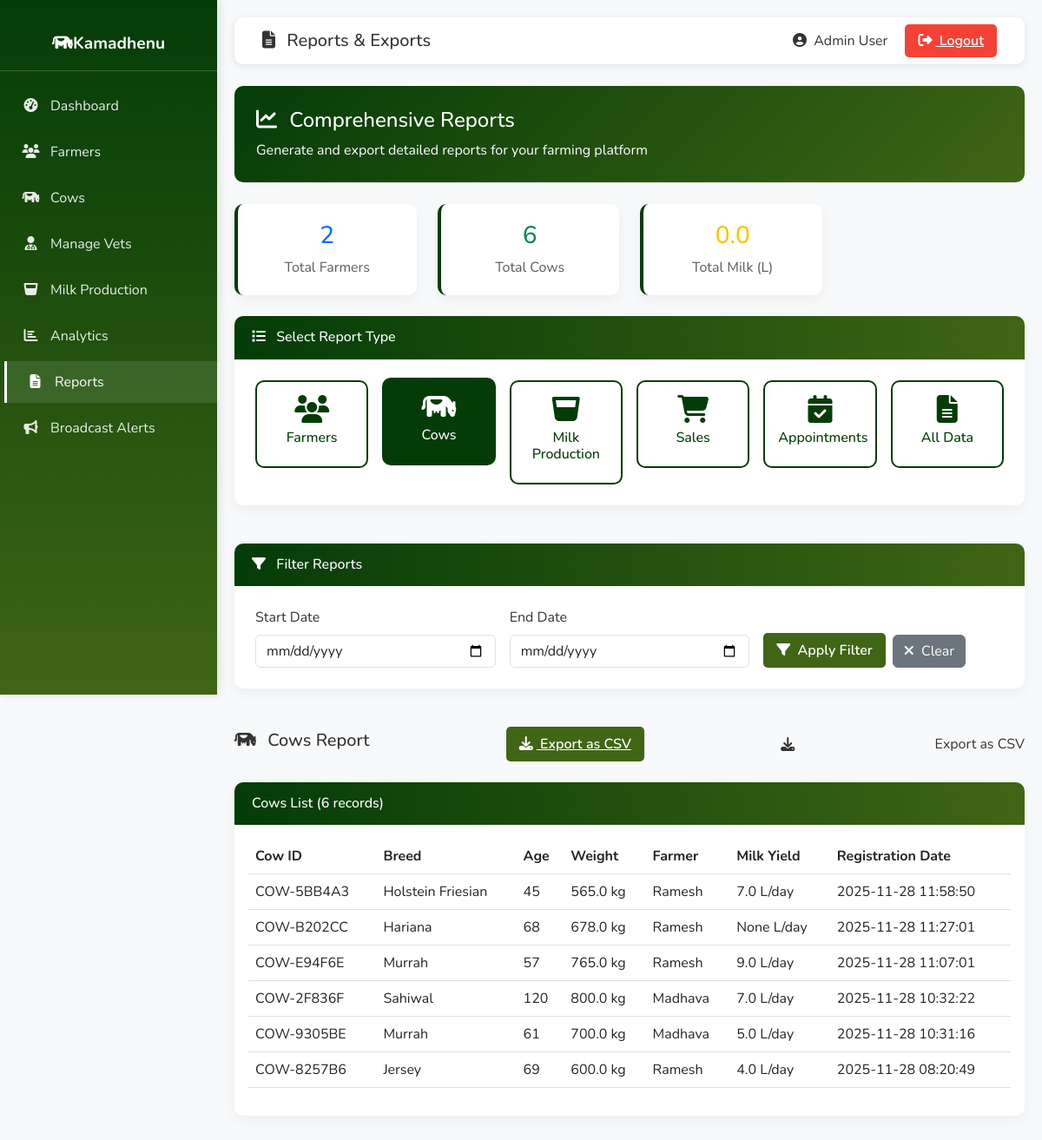
The app's page /admin/reports?type=cows (signed in), older data.
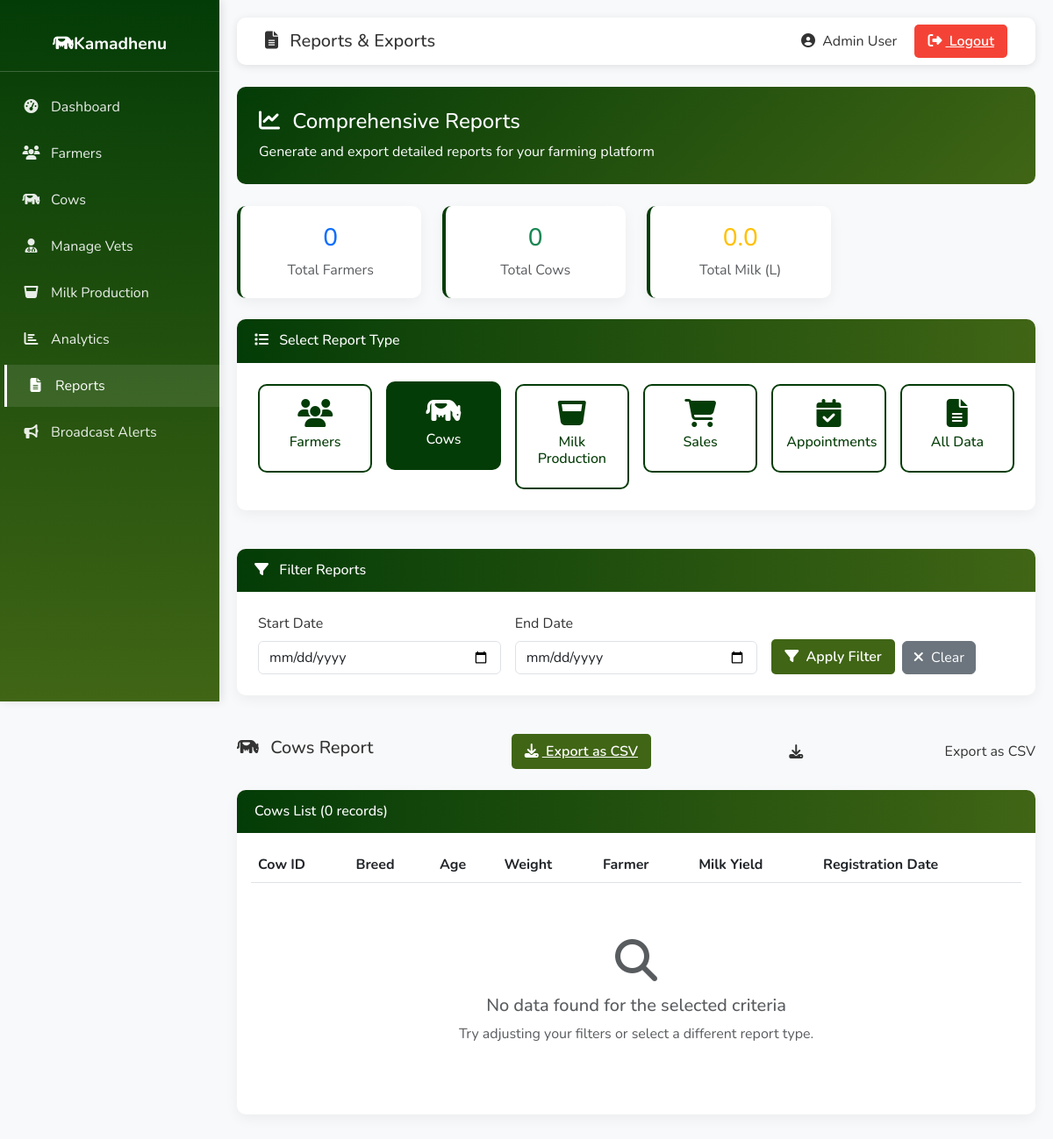
The same page, newer data.
### tables this page shows
CREATE TABLE cows (
            cow_id TEXT PRIMARY KEY,
            farmer_id INTEGER,
            cattle_type TEXT NOT NULL,
            breed TEXT,
            date_of_birth DATE,  -- NEW: Date of birth
            age INTEGER,
            weight REAL,
            color TEXT,
            health_records TEXT,
            vaccination_history TEXT,
            milk_yield REAL,
            special_notes TEXT,
            photo TEXT,
            muzzle_id TEXT,
            muzzle_photo TEXT,
            father_id TEXT,
            mother_id TEXT,
            insurance_by TEXT,  -- NEW: Insurance company name
            insurance_policy_number TEXT,  -- NEW: Policy number
            insurance_valid_upto DATE,  -- NEW: Insurance expiry date
            created_at TIMESTAMP DEFAULT CURRENT_TIMESTAMP,
            FOREIGN KEY (farmer_id) REFERENCES farmers(farmer_id),
            FOREIGN KEY (father_id) REFERENCES cows(cow_id),
            FOREIGN KEY (mother_id) REFERENCES cows(cow_id)
        );

CREATE TABLE farmers (
            farmer_id INTEGER PRIMARY KEY AUTOINCREMENT,
            name TEXT NOT NULL,
            email TEXT UNIQUE NOT NULL,
            phone TEXT UNIQUE NOT NULL,
            state TEXT NOT NULL,
            city TEXT NOT NULL,
            address TEXT,
            password TEXT NOT NULL,
            photo TEXT, 
            created_at TIMESTAMP DEFAULT CURRENT_TIMESTAMP
        );

### app.py (the view, shortened to what this page needs)
@app.route("/admin/reports")
def admin_reports():
    if "admin" not in session:
        return redirect(url_for("admin_login"))
    conn = get_db()
    cursor = conn.cursor()
    report_type = request.args.get('type', 'farmers')
    start_date = request.args.get('start_date', '')
    end_date = request.args.get('end_date', '')
    reports_data = {}
    if report_type == 'farmers':
        query = "SELECT * FROM farmers WHERE 1=1"
        params = []
        if start_date:
            query += " AND DATE(created_at) >= ?"
            params.append(start_date)
        if end_date:
            query += " AND DATE(created_at) <= ?"
            params.append(end_date)
        query += " ORDER BY created_at DESC"
        cursor.execute(query, params)
        reports_data['farmers'] = cursor.fetchall()
    elif report_type == 'cows':
        query = """
            SELECT c.*, f.name as farmer_name, f.phone as farmer_phone
            FROM cows c
            LEFT JOIN farmers f ON c.farmer_id = f.farmer_id
            WHERE 1=1
        """
        params = []
        if start_date:
            query += " AND DATE(c.created_at) >= ?"
            params.append(start_date)
        if end_date:
            query += " AND DATE(c.created_at) <= ?"
            params.append(end_date)
        query += " ORDER BY c.created_at DESC"
        cursor.execute(query, params)
        reports_data['cows'] = cursor.fetchall()
    cursor.execute("SELECT COUNT(*) as total_farmers FROM farmers")
    total_farmers = cursor.fetchone()["total_farmers"]
    cursor.execute("SELECT COUNT(*) as total_cows FROM cows")
    total_cows = cursor.fetchone()["total_cows"]
    cursor.execute("SELECT COALESCE(SUM(total), 0) as total_milk FROM milk_yield")
    total_milk = cursor.fetchone()["total_milk"]
    cursor.execute("SELECT COUNT(*) as total_sales, COALESCE(SUM(price), 0) as total_revenue FROM cows_for_sale WHERE is_sold = 1")
    sales_data = cursor.fetchone()
    conn.close()
    return render_template(
        "admin_reports.html",
        reports_data=reports_data,
        report_type=report_type,
        start_date=start_date,
        end_date=end_date,
        total_farmers=total_farmers,
        total_cows=total_cows,
        total_milk=total_milk,
        total_sales=sales_data["total_sales"],
        total_revenue=sales_data["total_revenue"]
    )

### app.py (called while the page is built)
def get_db():
    conn = sqlite3.connect(DB_NAME)
    conn.row_factory = sqlite3.Row
    return conn

@app.context_processor
def inject_lang():
    return {'current_lang': session.get('language', 'en')}

### templates/admin_reports.html (shortened to what the changed rows need)
<!DOCTYPE html>
<html lang="en">
<head>
    <link rel="stylesheet" href="https://cdn.jsdelivr.net/npm/bootstrap@5.3.0/dist/css/bootstrap.min.css">
    <link rel="stylesheet" href="https://cdnjs.cloudflare.com/ajax/libs/font-awesome/6.4.0/css/all.min.css">
</head>
<body>
    <div class="main-content">
        <div class="row mb-4">
            <div class="col-md-3">
                <div class="stats-card">
                    <h3 class="text-primary">{{ total_farmers }}</h3>
                    <p class="text-muted mb-0">Total Farmers</p>
                </div>
            </div>
            <div class="col-md-3">
                <div class="stats-card">
                    <h3 class="text-success">{{ total_cows }}</h3>
                    <p class="text-muted mb-0">Total Cows</p>
                </div>
            </div>
        </div>
        <div class="row">
            <div class="col-12">
                <div class="table-card">
                    <div class="table-header">
                        <h6 class="mb-0">
                            {% if report_type == 'farmers' %}
                                Farmers List ({{ reports_data.farmers|length }} records)
                            {% elif report_type == 'cows' %}
                                Cows List ({{ reports_data.cows|length }} records)
                            {% elif report_type == 'milk_production' %}
                                Milk Production Records ({{ reports_data.milk_production|length }} records)
                            {% elif report_type == 'sales' %}
                                Sales Records ({{ reports_data.sales|length }} records)
                            {% elif report_type == 'appointments' %}
                                Appointment Records ({{ reports_data.appointments|length }} records)
                            {% else %}
                                All Data
                            {% endif %}
                        </h6>
                    </div>
                    <div class="p-3">
                        <div class="table-responsive">
                            {% if report_type == 'farmers' %}
                                <table class="table table-hover">
                                    <thead>
                                        <tr>
                                            <th>Farmer ID</th>
                                            <th>Name</th>
                                            <th>Email</th>
                                            <th>Phone</th>
                                            <th>State</th>
                                            <th>City</th>
                                            <th>Registration Date</th>
                                        </tr>
                                    </thead>
                                    <tbody>
                                        {% for farmer in reports_data.farmers %}
                                        <tr>
                                            <td>{{ farmer.farmer_id }}</td>
                                            <td>{{ farmer.name }}</td>
                                            <td>{{ farmer.email }}</td>
                                            <td>{{ farmer.phone }}</td>
                                            <td>{{ farmer.state }}</td>
                                            <td>{{ farmer.city }}</td>
                                            <td>{{ farmer.created_at }}</td>
                                        </tr>
                                        {% endfor %}
                                    </tbody>
                                </table>
                            {% elif report_type == 'cows' %}
                                <table class="table table-hover">
                                    <thead>
                                        <tr>
                                            <th>Cow ID</th>
                                            <th>Breed</th>
                                            <th>Age</th>
                                            <th>Weight</th>
                                            <th>Farmer</th>
                                            <th>Milk Yield</th>
                                            <th>Registration Date</th>
                                        </tr>
                                    </thead>
                                    <tbody>
                                        {% for cow in reports_data.cows %}
                                        <tr>
                                            <td>{{ cow.cow_id }}</td>
                                            <td>{{ cow.breed }}</td>
                                            <td>{{ cow.age }}</td>
                                            <td>{{ cow.weight }} kg</td>
                                            <td>{{ cow.farmer_name or 'N/A' }}</td>
                                            <td>{{ cow.milk_yield }} L/day</td>
                                            <td>{{ cow.created_at }}</td>
                                        </tr>
                                        {% endfor %}
                                    </tbody>
                                </table>
                            {% else %}
                                <div class="text-center py-5">
                                    <i class="fas fa-file-alt fa-3x text-muted mb-3"></i>
                                    <h5 class="text-muted">Select a report type to view data</h5>
                                </div>
                            {% endif %}
                        </div>
                        {% if (report_type == 'farmers' and not reports_data.farmers) or
                              (report_type == 'cows' and not reports_data.cows) or
                              (report_type == 'milk_production' and not reports_data.milk_production) or
                              (report_type == 'sales' and not reports_data.sales) or
                              (report_type == 'appointments' and not reports_data.appointments) %}
                        <div class="text-center py-5">
                            <i class="fas fa-search fa-3x text-muted mb-3"></i>
                            <h5 class="text-muted">No data found for the selected criteria</h5>
                            <p class="text-muted">Try adjusting your filters or select a different report type.</p>
                        </div>
                        {% endif %}
                    </div>
                </div>
            </div>
        </div>
    </div>
</body>
</html>

Row changes from the older to the newer data that the page shows:
removed cows: cow_id "COW-5BB4A3", breed "Holstein Friesian", age "45", weight "565.0", name "Ramesh", milk_yield "7.0", created_at "2025-11-28 11:58:50"
removed cows: cow_id "COW-B202CC", breed "Hariana", age "68", weight "678.0", name "Ramesh", milk_yield "None", created_at "2025-11-28 11:27:01"
removed cows: cow_id "COW-E94F6E", breed "Murrah", age "57", weight "765.0", name "Ramesh", milk_yield "9.0", created_at "2025-11-28 11:07:01"
removed cows: cow_id "COW-2F836F", breed "Sahiwal", age "120", weight "800.0", name "Madhava", milk_yield "7.0", created_at "2025-11-28 10:32:22"
removed cows: cow_id "COW-9305BE", breed "Murrah", age "61", weight "700.0", name "Madhava", milk_yield "5.0", created_at "2025-11-28 10:31:16"
removed cows: cow_id "COW-8257B6", breed "Jersey", age "69", weight "600.0", name "Ramesh", milk_yield "4.0", created_at "2025-11-28 08:20:49"
Text that changed along with them:
{{ total_farmers }}: "2" → "0"
{{ total_cows }}: "6" → "0"
{{ reports_data.cows|length }}: "6" → "0"
text now shown: "No data found for the selected criteria Try adjusting your filters or select a different report type."
